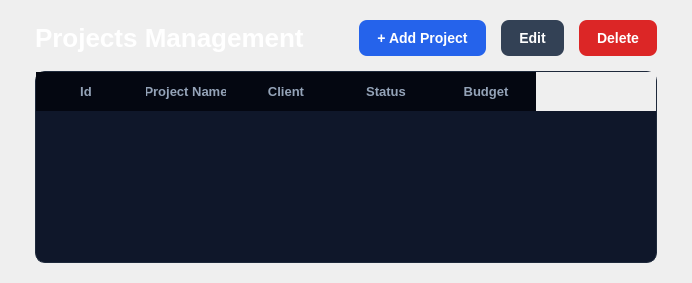
      <widget class="QWidget" name="projectsPage">
       <layout class="QVBoxLayout" name="verticalLayoutProjectsPage">
        <property name="leftMargin"><number>35</number></property>
        <property name="topMargin"><number>20</number></property>
        <property name="rightMargin"><number>35</number></property>
        <property name="bottomMargin"><number>20</number></property>
        <property name="spacing"><number>15</number></property>
        <item>
         <layout class="QHBoxLayout" name="horizontalLayoutProjHeader">
          <item>
           <widget class="QLabel" name="labelProjectsTitle">
            <property name="text"><string>Projects Management</string></property>
            <property name="styleSheet">
             <string notr="true">color: #ffffff; font-size: 26px; font-weight: bold; font-family: 'Segoe UI';</string>
            </property>
           </widget>
          </item>
          <item>
           <spacer name="spacerProjHeader">
            <property name="orientation"><enum>Qt::Horizontal</enum></property>
            <property name="sizeHint" stdset="0"><size><width>40</width><height>20</height></size></property>
           </spacer>
          </item>
          <item>
           <widget class="QPushButton" name="btnAddProject">
            <property name="text"><string>+ Add Project</string></property>
            <property name="styleSheet">
             <string notr="true">
                QPushButton {
                    background-color: #2563eb; color: #ffffff; border: none; border-radius: 8px;
                    padding: 10px 18px; font-weight: bold; font-family: 'Segoe UI'; font-size: 14px;
                }
                QPushButton:hover { background-color: #1d4ed8; }
             </string>
            </property>
           </widget>
          </item>
          <item>
           <widget class="QPushButton" name="btnEditProject">
            <property name="text"><string>Edit</string></property>
            <property name="styleSheet">
             <string notr="true">
                QPushButton {
                    background-color: #334155; color: #ffffff; border: none; border-radius: 8px;
                    padding: 10px 18px; font-weight: bold; font-family: 'Segoe UI'; font-size: 14px;
                }
                QPushButton:hover { background-color: #475569; }
             </string>
            </property>
           </widget>
          </item>
          <item>
           <widget class="QPushButton" name="btnDeleteProject">
            <property name="text"><string>Delete</string></property>
            <property name="styleSheet">
             <string notr="true">
                QPushButton {
                    background-color: #dc2626; color: #ffffff; border: none; border-radius: 8px;
                    padding: 10px 18px; font-weight: bold; font-family: 'Segoe UI'; font-size: 14px;
                }
                QPushButton:hover { background-color: #b91c1c; }
             </string>
            </property>
           </widget>
          </item>
         </layout>
        </item>
        <item>
         <widget class="QTableWidget" name="tableProjects">
          <property name="styleSheet">
           <string notr="true">
              QTableWidget {
                  background-color: #0f172a;
                  color: #ffffff;
                  gridline-color: #1e293b;
                  border: 1px solid #1e293b;
                  border-radius: 10px;
                  selection-background-color: #334155;
              }
              QHeaderView::section {
                  background-color: #040711;
                  color: #94a3b8;
                  padding: 10px;
                  border: none;
                  font-weight: bold;
                  font-family: 'Segoe UI';
                  font-size: 13px;
              }
           </string>
          </property>
          <column><property name="text"><string>Id</string></property></column>
          <column><property name="text"><string>Project Name</string></property></column>
          <column><property name="text"><string>Client</string></property></column>
          <column><property name="text"><string>Status</string></property></column>
          <column><property name="text"><string>Budget</string></property></column>
         </widget>
        </item>
       </layout>
      </widget>
